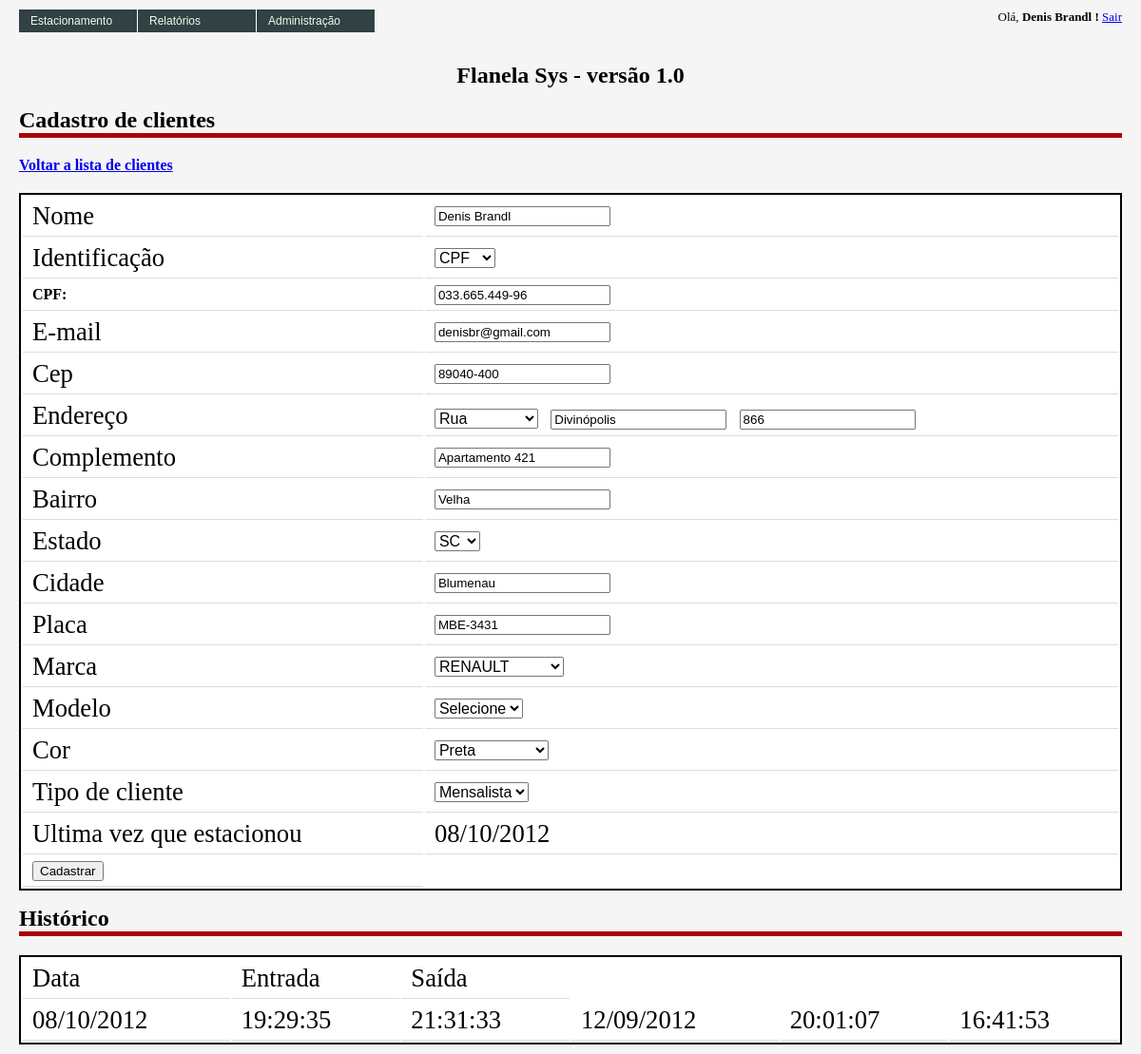
/admin/clientes/cadastrar_cliente.php?cod_cliente=1 (signed in), run on an earlier commit of the app's database.
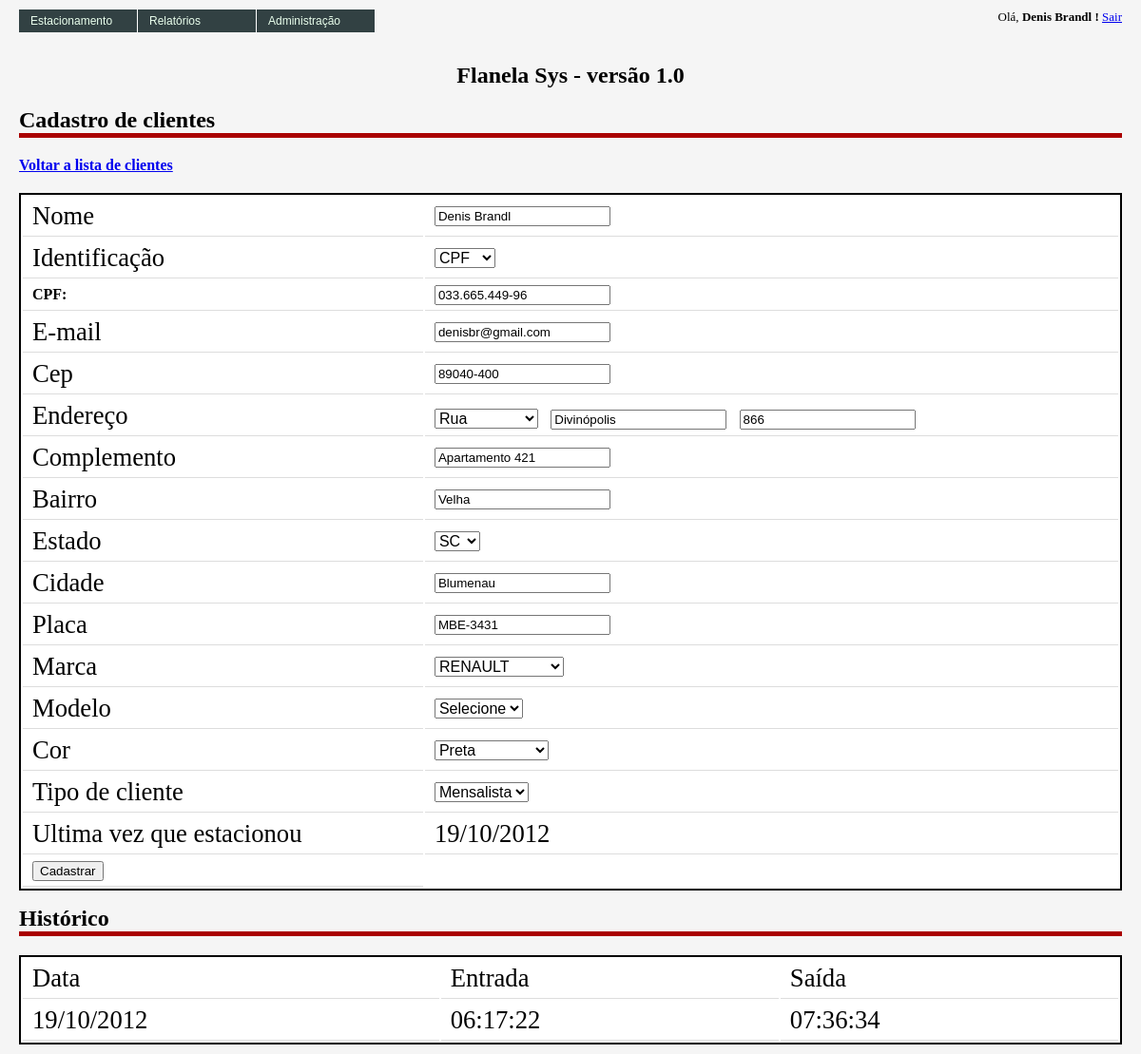
And on a later commit of the database.
### tables this page shows
CREATE TABLE IF NOT EXISTS `fla_rotatividade` (
  `cod_rotatividade` int(10) unsigned NOT NULL AUTO_INCREMENT,
  `des_placa` varchar(10) DEFAULT NULL,
  `hor_entrada` time DEFAULT NULL,
  `hor_saida` time DEFAULT NULL,
  `dat_cadastro` date DEFAULT NULL,
  `dat_saida` date DEFAULT NULL,
  `cod_preco` int(1) DEFAULT NULL,
  `val_total` decimal(5,2) DEFAULT NULL,
  `val_cobrado` decimal(5,2) DEFAULT NULL,
  `des_justificativa` varchar(200) DEFAULT NULL,
  `des_situacao` char(1) DEFAULT NULL,
  `cod_cartao` int(6) NOT NULL,
  `tem_permanencia` varchar(5) DEFAULT NULL,
  `val_desconto` decimal(5,2) DEFAULT '0.00',
  `cod_desconto` int(6) DEFAULT NULL,
  PRIMARY KEY (`cod_rotatividade`)
);

### classes/fla_clientes.class.php (called while the page is built, shortened)
<?php
class fla_clientes {
    public function consultahistorico($des_placa,$limite = null) {
        $objConexao = new fla_conexao();
        $arrHistorico = array();
        if (!is_null($limite))
            $limite = " LIMIT ".$limite;
        else
            $limite = "";
        $SQL = 'SELECT
                    dat_cadastro
                    , hor_entrada
                    , hor_saida
                 FROM
                    fla_rotatividade
                 WHERE
                    des_placa = "'.$des_placa.'"
                 ORDER BY
                    dat_cadastro DESC'.$limite;
        $rsHistorico = $objConexao->prepare($SQL);
        $rsHistorico->execute();
        $count = $rsHistorico->rowCount();
        $aux = 0;
        if ($count > 0) {
            while ($historico = $rsHistorico->fetch(PDO::FETCH_ASSOC)) {
                foreach ($historico as $key => $value) {
                    if (!empty($value))
                        $arrHistorico[$aux][$key] = $value;
                    else
                        $arrHistorico[$aux][$key] = 0;
                }
                $aux++;
            }
            return $arrHistorico;
        } else {
            return false;
        }
    }
    public function buscaClientes($objCliente) {
        $objConexao = new fla_conexao();
        $where = "";
        $separador = "";
        $colunas_select = "";
        $and = "";
        $arrClientes = array();
        $parametros_where = get_object_vars($objCliente);
        $parametros_where = array_filter($parametros_where,'strlen');
        $tamanho_parametros = count($parametros_where);
        $arrAtributos = get_class_vars(get_class($objCliente));
        $countArrAtributos = count($arrAtributos);
        $aux = 1;
        if (is_array($parametros_where)) {
            foreach ($parametros_where as $atributo => $valor) {
                if (!is_null($valor)) {
                    if ($aux != $tamanho_parametros) {
                        $and = " AND ";
                    } else {
                        $and = "";
                    }
                    if (is_numeric($valor)) {
                        $where .= $atributo." = ".$valor.$and;
                    } else {
                        $where .= $atributo." = '".$valor."'".$and;
                    }
                }
                $aux++;
            }
        }
        $aux = 1;
        if (is_array($arrAtributos)) {
            foreach ($arrAtributos as $key => $value) {
                if ($aux != $countArrAtributos)
                    $separador = ",";
                else
                    $separador = "";
                $colunas_select .= $key.$separador.chr(10);
                $aux++;
            }
        }
        if (!empty($where)) {
            $where = " where ".$where;
        }
        $SQL = sprintf("select %s from fla_clientes rot %s",$colunas_select,$where);
        $rsClientes = $objConexao->prepare($SQL);
        $rsClientes->execute();
        $count = $rsClientes->rowCount();
        $aux = 0;
        if ($count > 0) {
            while ($clientes = $rsClientes->fetch(PDO::FETCH_ASSOC)) {
                foreach ($clientes as $key => $value) {
                    if (!empty($value))
                        $arrClientes[$aux][$key] = $value;
                    else
                        $arrClientes[$aux][$key] = 0;
                }
                $aux++;
            }
            return $arrClientes;
        } else {
            return false;
        }
        return $arrClientes;
    }
}
?>

### includes/funcao.php (called while the page is built, shortened)
<?php
    function mostraData ($data) {
        if ($data!='') {
            return (substr($data,8,2).'/'.substr($data,5,2).'/'.substr($data,0,4));
        }
        else {
            return '';
        }
   }
    function mascara_string($mascara,$string)
    {
    $string = str_replace(" ","",$string);
    for($i=0;$i<strlen($string);$i++)
    {
        $mascara[strpos($mascara,"#")] = $string[$i];
    }
    return $mascara;
    }
?>

### admin/clientes/cadastrar_cliente.php (the view, shortened to what the changed rows need)
<?php
include_once('../../includes/config.php');
include_once('../../includes/funcao.php');
require_once($path_relative . 'verifica.php');
include_once($path_classes . 'fla_clientes.class.php');
include_once($path_classes . 'fla_cores.class.php');
include_once($path_relative . 'admin/clientes/processa.php');
$objClientes = new fla_clientes();
if ( (isset($_GET)) && (!empty($_GET['cod_cliente'])) || isset($_POST))
    $cod_cliente = $_GET["cod_cliente"];
else
    Header("Location:".$url);
$objClientes->ResetObject();
$objClientes->set_cod_cliente($cod_cliente);
if (is_array($objClientes->buscaClientes($objClientes))) {
    $arrCliente = $objClientes->buscaClientes($objClientes);
    $arrHistoricoUltimo = $objClientes->consultahistorico($arrCliente[0]["des_placa"],1);
    $arrHistoricoCompleto = $objClientes->consultahistorico($arrCliente[0]["des_placa"]);
} else {
    Header("Location:".$url);
}
if (strlen($arrCliente[0]["cpf_cnpj_cliente"]) == 14) {
    $select_tipo_doc = "cnpj";
    $arrCliente[0]["cpf_cnpj_cliente"] = mascara_string("##.###.###/####-##",$arrCliente[0]["cpf_cnpj_cliente"]);
    $arrCliente[0]["insc_municipal_cliente"] = mascara_string("###.###.###",$arrCliente[0]["insc_municipal_cliente"]);
    $arrCliente[0]["insc_estadual_cliente"] = mascara_string("###.###.###",$arrCliente[0]["insc_estadual_cliente"]);
} else {
    $arrCliente[0]["cpf_cnpj_cliente"] = mascara_string("###.###.###-##",$arrCliente[0]["cpf_cnpj_cliente"]);
}
?>
<html>
    <head>
        <link href="../../images/style.css" rel="stylesheet" type="text/css" />
    </head>
    <body onLoad="exibeModeloSelect(<?php echo $arrCliente[0]['cod_marca']; ?>,<?php echo $arrCliente[0]['cod_modelo']; ?>);setaModelo(<?php echo $arrCliente[0]['cod_modelo']; ?>)">
        <div class="content">
<?php
include_once("../../menu.php");
?>
            <div class="data">
                <h1> Cadastro de clientes </h1>
                <form method="POST" action="cadastrar_cliente.php">
                    <table>
                        <tr>
                            <td> Ultima vez que estacionou </td>
                            <td> <?php echo mostraData($arrHistoricoUltimo[0]["dat_cadastro"]);?></td>
                        </tr>
                    </table>
                </form>
                <h1> Histórico </h1>
                <table>
                    <tr>
                        <?php
                            for ($i = 0; $i < count($arrHistoricoCompleto); $i++) {
                                echo sprintf("<td>%s</td>",  mostraData($arrHistoricoCompleto[$i]['dat_cadastro'])).chr(10);
                                echo sprintf("<td>%s</td>",  $arrHistoricoCompleto[$i]['hor_entrada']).chr(10);
                                echo sprintf("<td>%s</td>",  $arrHistoricoCompleto[$i]['hor_saida']).chr(10);
                            }
                        ?>
                    </tr>
                </table>
            </div>
        </div>
    </body>
</html>

What changed in the data, as far as the page shows it:
removed fla_rotatividade: dat_cadastro "08/10/2012", hor_entrada "19:29:35", hor_saida "21:31:33"
changed fla_rotatividade: dat_cadastro "12/09/2012" → "19/10/2012"; hor_entrada "20:01:07" → "06:17:22"; hor_saida "16:41:53" → "07:36:34"
Also different on the page:
mostraData($arrHistoricoUltimo[0]["dat_cadastro"]): "08/10/2012" → "19/10/2012"
